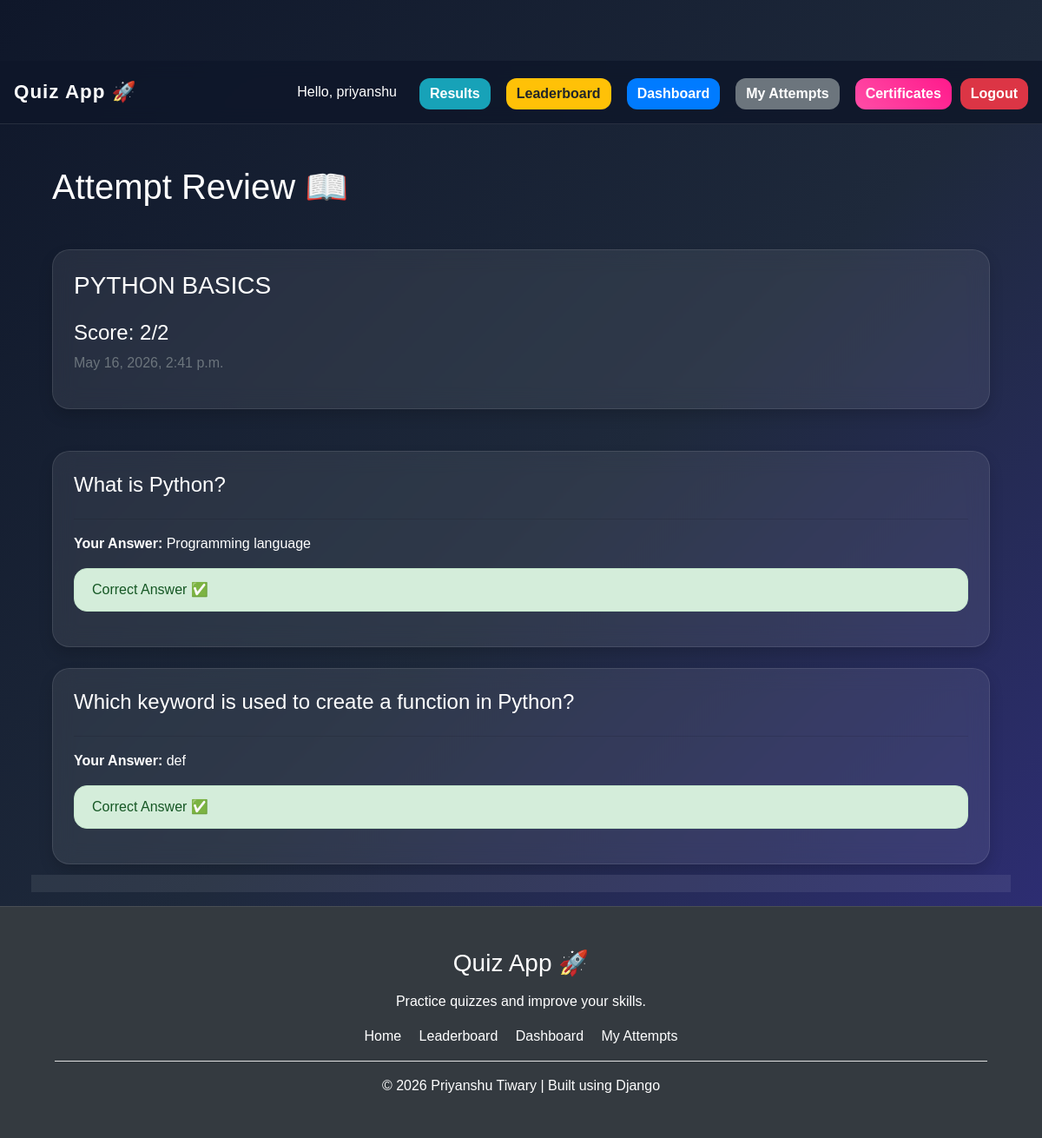
The app's page /attempt/2/ (signed in) with its own data.
### core/models.py (models this page shows, shortened)
class Attempt(models.Model):
    user = models.ForeignKey(
        User,
        on_delete=models.CASCADE
    )
    quiz = models.ForeignKey(
        Quiz,
        on_delete=models.CASCADE
    )
    score = models.IntegerField()
    total = models.IntegerField()
    completed_at = models.DateTimeField(
        auto_now_add=True
    )

class Quiz(models.Model):
    title = models.CharField(max_length=200)
    category = models.ForeignKey(
        Category,
        on_delete=models.CASCADE
    )
    created_at = models.DateTimeField(
        auto_now_add=True
    )

class Answer(models.Model):
    attempt = models.ForeignKey(
        Attempt,
        on_delete=models.CASCADE
    )
    question = models.ForeignKey(
        Question,
        on_delete=models.CASCADE
    )
    selected_option = models.ForeignKey(
        Option,
        on_delete=models.CASCADE
    )

class Question(models.Model):
    quiz = models.ForeignKey(
        Quiz,
        on_delete=models.CASCADE
    )
    text = models.TextField()

class Option(models.Model):
    question = models.ForeignKey(
        Question,
        on_delete=models.CASCADE,
        related_name='options'
    )
    text = models.CharField(max_length=255)
    is_correct = models.BooleanField(
        default=False
    )

### core/views.py (the view)
@login_required
def attempt_detail(request, attempt_id):
    attempt = get_object_or_404(
        Attempt,
        id=attempt_id,
        user=request.user
    )
    answers = Answer.objects.filter(
        attempt=attempt
    )
    context = {
        'attempt': attempt,
        'answers': answers
    }
    return render(
        request,
        'core/attempt_detail.html',
        context
    )

### templates/core/attempt_detail.html (shortened to what this page needs)
{% extends 'core/base.html' %}
{% block content %}
<div class="container mt-5">
    <h1 class="mb-5">
        Attempt Review 📖
    </h1>
    <div class="card shadow p-4 mb-5">
        <h3>
            {{ attempt.quiz.title }}
        </h3>
        <h4 class="mt-3">
            Score:
            {{ attempt.score }}/{{ attempt.total }}
        </h4>
        <p class="text-muted">
            {{ attempt.completed_at }}
        </p>
    </div>
    {% for answer in answers %}
    <div class="card shadow p-4 mb-4">
        <h4>
            {{ answer.question.text }}
        </h4>
        <hr>
        <p>
            <strong>
                Your Answer:
            </strong>
            {{ answer.selected_option.text }}
        </p>
        {% if answer.selected_option.is_correct %}
            <div class="alert alert-success">
                Correct Answer ✅
            </div>
        {% endif %}
    </div>
    {% endfor %}
</div>
{% endblock %}

### templates/core/base.html (shortened to what this page needs)
{% load static %}
<!DOCTYPE html>
<html lang="en">
<head>
    <link
        rel="stylesheet"
        href="https://stackpath.bootstrapcdn.com/bootstrap/4.5.2/css/bootstrap.min.css"
    >
    <link
        rel="stylesheet"
        href="{% static 'css/style.css' %}"
    >
</head>
<body>
<nav class="navbar navbar-dark bg-dark px-3">
    <a
        class="navbar-brand text-white"
        href="{% url 'home' %}"
    >
        Quiz App 🚀
    </a>
<div class="navbar-buttons">
        {% if user.is_authenticated %}
            <span class="text-white mr-3">
                Hello, {{ user.username }}
            </span>
            <a
                href="{% url 'result_history' %}"
                class="btn btn-info mr-2"
            >
                Results
            </a>
            <a
                href="{% url 'leaderboard' %}"
                class="btn btn-warning mr-2"
            >
                Leaderboard
            </a>
            <a
                href="{% url 'dashboard' %}"
                class="btn btn-primary mr-2"
            >
                Dashboard
            </a>
            <a
                href="{% url 'my_attempts' %}"
                class="btn btn-secondary mr-2"
            >
                My Attempts
            </a>
            <a
                href="{% url 'my_certificates' %}"
                class="btn btn-certificate"
            >
                Certificates
            </a>
            <a
                href="{% url 'logout' %}"
                class="btn btn-danger"
            >
                Logout
            </a>
        {% endif %}
    </div>
</nav>
<div class="container mt-4">
    {% block content %}
    {% endblock %}
</div>
<footer class="bg-dark text-white mt-5 p-5">
    <div class="container text-center">
        <h3 class="mb-3">
            Quiz App 🚀
        </h3>
        <p>
            Practice quizzes and improve your skills.
        </p>
        <div class="mt-3">
            <a
                href="{% url 'home' %}"
                class="text-white mr-3"
            >
                Home
            </a>
            <a
                href="{% url 'leaderboard' %}"
                class="text-white mr-3"
            >
                Leaderboard
            </a>
            <a
                href="{% url 'dashboard' %}"
                class="text-white mr-3"
            >
                Dashboard
            </a>
            <a
                href="{% url 'my_attempts' %}"
                class="text-white"
            >
                My Attempts
            </a>
        </div>
        <hr class="bg-light">
        <p class="mb-0">
            © 2026 Priyanshu Tiwary | Built using Django
        </p>
    </div>
</footer>
</body>
</html>

### static/css/style.css (style rules this page uses)
body { padding-top: 70px; background: linear-gradient( 135deg, #0f172a, #1e293b, #312e81 ); min-height: 100vh; color: white; font-family: Arial, sans-serif; }
html { scroll-behavior: smooth; }
.navbar { padding: 14px 25px; background: rgba(15, 23, 42, 0.85) !important; backdrop-filter: blur(10px); border-bottom: 1px solid rgba(255,255,255,0.1); }
.navbar-brand { font-weight: bold; font-size: 1.4rem; letter-spacing: 1px; }
.navbar-buttons { display: flex; align-items: center; gap: 10px; flex-wrap: wrap; }
.btn { border: none; border-radius: 12px; font-weight: 600; transition: all 0.3s ease; }
.navbar .btn { margin-top: 5px; }
.btn-certificate { background: linear-gradient( 45deg, #ff4da6, #ff1a8c ); color: white; border: none; }
.card { background: rgba(255,255,255,0.08); backdrop-filter: blur(12px); border: 1px solid rgba(255,255,255,0.1); border-radius: 20px; box-shadow: 0 8px 30px rgba(0,0,0,0.3); color: white; transition: all 0.3s ease; }
.alert { border-radius: 15px; }
footer { background: rgba(15,23,42,0.9) !important; backdrop-filter: blur(10px); border-top: 1px solid rgba(255,255,255,0.1); }

### records on screen
Attempt: quiz "PYTHON BASICS", score "2", total "2", completed_at "May 16, 2026, 2:41 p.m."
Answer: question.text "What is Python?", selected_option.text "Programming language", shows "Correct Answer ✅"
Answer: question.text "Which keyword is used to create a function in Python?", selected_option.text "def", shows "Correct Answer ✅"

### other values on screen
{{ user.username }} "priyanshu"
